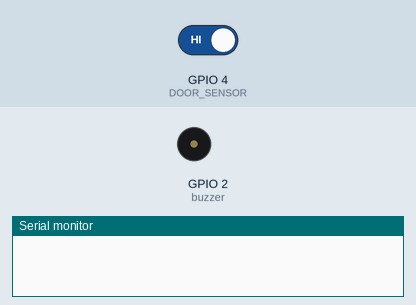
This sketch was run on a simulated ESP32. Shown: buzzer (waves = sounding, pin HIGH), the last lines printed to the serial monitor. The test bench sets the inputs (shaded band); at power-on: GPIO 4 (DOOR_SENSOR) HIGH. WiFi joins after 1.5 s; servers stay silent unless stated.

Above: at 3.0 s.
3.1 s: GPIO 4 (DOOR_SENSOR) driven LOW
At 3.8 s:
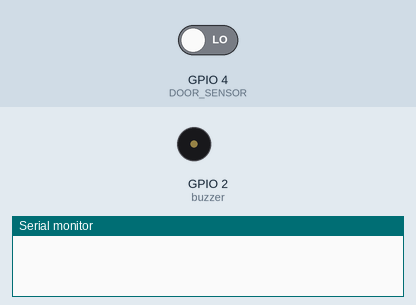
13.3 s: GPIO 4 (DOOR_SENSOR) driven HIGH
At 18.2 s:
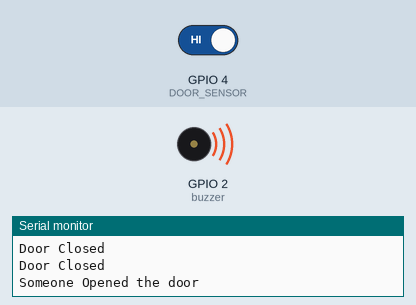
Timing chart, 0 to 19.7 s (numbered marks = the images above; inputs shaded):
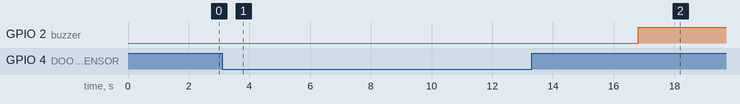

Measured:
- after the input at 3.1 s, GPIO 2 (buzzer): stays LOW (without the input it goes to HIGH after 3.7 s)
- after the input at 13.3 s, GPIO 2 (buzzer): LOW → HIGH after 3.5 s

The sketch:

smart-door-notification-using-esp32-and-blynk-iot.ino
```cpp
#define BLYNK_TEMPLATE_ID "TMPL3kTPWrK3-"
#define BLYNK_TEMPLATE_NAME "Smart Door Notification"
#define BLYNK_AUTH_TOKEN "IgxKKHDHnJfPchEehkTcED6Y8ejhk;RTf_2eRWR"

#define BLYNK_PRINT Serial
#include <WiFi.h>
#include <BlynkSimpleEsp32.h>

#define DOOR_SENSOR  4
#define buzzer 2
BlynkTimer timer;
char auth[] = BLYNK_AUTH_TOKEN; //Enter the authentication code sent by Blynk to your Email
char ssid[] = "WiFi Username"; //Enter your WIFI SSID
char pass[] = "WiFi Password"; //Enter your WIFI Password
int flag=0;

void notifyOnButtonPress()
{
  int isButtonPressed = digitalRead(DOOR_SENSOR);
  if (isButtonPressed==1 && flag==0) {
    Serial.println("Someone Opened the door");
    Blynk.logEvent("security_alert","Someone opened the Door");
    digitalWrite(buzzer, HIGH);
    flag=1;
  }
  else if (isButtonPressed==0)
  {
    flag=0;
    Serial.println("Door Closed");
    digitalWrite(buzzer, LOW);
  }
}
void setup()
{
Serial.begin(9600);
Blynk.begin(auth, ssid, pass);
pinMode(DOOR_SENSOR,INPUT_PULLUP);
pinMode(buzzer, OUTPUT);
timer.setInterval(5000L,notifyOnButtonPress);
}
void loop()
{
  Blynk.run();
  timer.run();
}
```
